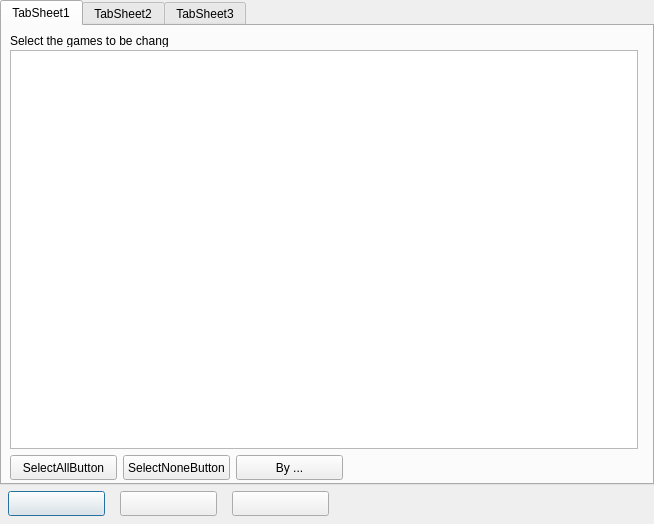
<?xml version="1.0" encoding="UTF-8"?>
<ui version="4.0">
  <class>ResetProfilesForm</class>
  <widget class="QDialog" name="ResetProfilesForm">
    <property name="geometry"><rect><x>0</x><y>0</y><width>654</width><height>524</height></rect></property>
    <property name="windowTitle"><string>ResetProfilesForm</string></property>
    <property name="vclBorderStyle" stdset="0"><string notr="true">bsDialog</string></property>
    <property name="vclPosition" stdset="0"><string notr="true">poOwnerFormCenter</string></property>
    <property name="vclKeyPreview" stdset="0"><bool>true</bool></property>
    <property name="vclDesignWidth" stdset="0"><number>654</number></property>
    <property name="vclDesignHeight" stdset="0"><number>524</number></property>
    <widget class="QTabWidget" name="PageControl">
      <property name="geometry"><rect><x>0</x><y>0</y><width>654</width><height>485</height></rect></property>
      <property name="vclAlign" stdset="0"><string notr="true">alTop</string></property>
      <property name="vclAnchors" stdset="0"><string notr="true">akLeft,akTop,akRight,akBottom</string></property>
      <property name="currentIndex"><number>0</number></property>
      <widget class="QWidget" name="TabSheet1">
        <attribute name="title"><string>TabSheet1</string></attribute>
        <property name="vclDesignWidth" stdset="0"><number>646</number></property>
        <property name="vclDesignHeight" stdset="0"><number>457</number></property>
        <widget class="QLabel" name="InfoLabel1">
          <property name="geometry"><rect><x>8</x><y>8</y><width>158</width><height>13</height></rect></property>
          <property name="text"><string>Select the games to be changed:</string></property>
          <property name="textFormat"><enum>Qt::PlainText</enum></property>
          <property name="alignment"><set>Qt::AlignLeft|Qt::AlignTop</set></property>
          <property name="vclAutoSize" stdset="0"><bool>true</bool></property>
        </widget>
        <widget class="QListWidget" name="ListBox">
          <property name="geometry"><rect><x>8</x><y>24</y><width>628</width><height>399</height></rect></property>
          <property name="vclAnchors" stdset="0"><string notr="true">akLeft,akTop,akRight,akBottom</string></property>
          <property name="vclCheckList" stdset="0"><bool>true</bool></property>
        </widget>
        <widget class="QPushButton" name="SelectAllButton">
          <property name="geometry"><rect><x>8</x><y>429</y><width>107</width><height>25</height></rect></property>
          <property name="vclAnchors" stdset="0"><string notr="true">akLeft,akBottom</string></property>
          <property name="text"><string>SelectAllButton</string></property>
          <property name="autoDefault"><bool>false</bool></property>
          <property name="vclOnClick" stdset="0"><string notr="true">SelectButtonClick</string></property>
        </widget>
        <widget class="QPushButton" name="SelectNoneButton">
          <property name="geometry"><rect><x>121</x><y>429</y><width>107</width><height>25</height></rect></property>
          <property name="vclAnchors" stdset="0"><string notr="true">akLeft,akBottom</string></property>
          <property name="tag" stdset="0"><number>1</number></property>
          <property name="text"><string>SelectNoneButton</string></property>
          <property name="autoDefault"><bool>false</bool></property>
          <property name="vclOnClick" stdset="0"><string notr="true">SelectButtonClick</string></property>
        </widget>
        <widget class="QPushButton" name="SelectGenreButton">
          <property name="geometry"><rect><x>234</x><y>429</y><width>107</width><height>25</height></rect></property>
          <property name="vclAnchors" stdset="0"><string notr="true">akLeft,akBottom</string></property>
          <property name="tag" stdset="0"><number>2</number></property>
          <property name="text"><string>By ...</string></property>
          <property name="autoDefault"><bool>false</bool></property>
          <property name="vclOnClick" stdset="0"><string notr="true">SelectButtonClick</string></property>
        </widget>
      </widget>
      <widget class="QWidget" name="TabSheet2">
        <attribute name="title"><string>TabSheet2</string></attribute>
        <property name="vclDesignWidth" stdset="0"><number>646</number></property>
        <property name="vclDesignHeight" stdset="0"><number>457</number></property>
        <widget class="QScrollArea" name="ScrollBox">
          <property name="geometry"><rect><x>0</x><y>0</y><width>646</width><height>457</height></rect></property>
          <property name="styleSheet"><string notr="true">#ScrollBox { background-color: palette(base); }</string></property>
          <property name="vclAlign" stdset="0"><string notr="true">alClient</string></property>
          <property name="frameShape"><enum>QFrame::NoFrame</enum></property>
          <property name="widgetResizable"><bool>false</bool></property>
          <property name="horizontalScrollBarPolicy"><enum>Qt::ScrollBarAlwaysOff</enum></property>
          <widget class="QWidget" name="ScrollBox_Contents">
            <property name="geometry"><rect><x>0</x><y>0</y><width>642</width><height>454</height></rect></property>
            <property name="vclScrollContents" stdset="0"><bool>true</bool></property>
            <property name="vclDesignWidth" stdset="0"><number>642</number></property>
            <property name="vclDesignHeight" stdset="0"><number>454</number></property>
            <widget class="QLabel" name="InfoLabel2">
              <property name="geometry"><rect><x>8</x><y>8</y><width>133</width><height>13</height></rect></property>
              <property name="text"><string>Select pages to be reseted:</string></property>
              <property name="textFormat"><enum>Qt::PlainText</enum></property>
              <property name="alignment"><set>Qt::AlignLeft|Qt::AlignTop</set></property>
              <property name="vclAutoSize" stdset="0"><bool>true</bool></property>
            </widget>
            <widget class="QListWidget" name="ListBox2">
              <property name="geometry"><rect><x>8</x><y>24</y><width>628</width><height>399</height></rect></property>
              <property name="vclAnchors" stdset="0"><string notr="true">akLeft,akTop,akRight,akBottom</string></property>
              <property name="vclCheckList" stdset="0"><bool>true</bool></property>
            </widget>
            <widget class="QPushButton" name="SelectAllButton2">
              <property name="geometry"><rect><x>8</x><y>429</y><width>107</width><height>25</height></rect></property>
              <property name="vclAnchors" stdset="0"><string notr="true">akLeft,akBottom</string></property>
              <property name="tag" stdset="0"><number>3</number></property>
              <property name="text"><string>SelectAllButton</string></property>
              <property name="autoDefault"><bool>false</bool></property>
              <property name="vclOnClick" stdset="0"><string notr="true">SelectButtonClick</string></property>
            </widget>
            <widget class="QPushButton" name="SelectNoneButton2">
              <property name="geometry"><rect><x>121</x><y>429</y><width>107</width><height>25</height></rect></property>
              <property name="vclAnchors" stdset="0"><string notr="true">akLeft,akBottom</string></property>
              <property name="tag" stdset="0"><number>4</number></property>
              <property name="text"><string>SelectNoneButton</string></property>
              <property name="autoDefault"><bool>false</bool></property>
              <property name="vclOnClick" stdset="0"><string notr="true">SelectButtonClick</string></property>
            </widget>
          </widget>
        </widget>
      </widget>
      <widget class="QWidget" name="TabSheet3">
        <attribute name="title"><string>TabSheet3</string></attribute>
        <property name="vclDesignWidth" stdset="0"><number>646</number></property>
        <property name="vclDesignHeight" stdset="0"><number>457</number></property>
        <widget class="QRadioButton" name="RadioButtonTemplate">
          <property name="geometry"><rect><x>16</x><y>24</y><width>618</width><height>17</height></rect></property>
          <property name="vclAnchors" stdset="0"><string notr="true">akLeft,akTop,akRight</string></property>
          <property name="text"><string>Reset to template</string></property>
          <property name="checked"><bool>true</bool></property>
        </widget>
        <widget class="QComboBox" name="ComboBoxTemplate">
          <property name="geometry"><rect><x>32</x><y>47</y><width>602</width><height>21</height></rect></property>
          <property name="vclAnchors" stdset="0"><string notr="true">akLeft,akTop,akRight</string></property>
          <property name="editable"><bool>false</bool></property>
          <property name="maxVisibleItems"><number>8</number></property>
        </widget>
        <widget class="QRadioButton" name="RadioButtonAutoSetup">
          <property name="geometry"><rect><x>16</x><y>88</y><width>618</width><height>17</height></rect></property>
          <property name="vclAnchors" stdset="0"><string notr="true">akLeft,akTop,akRight</string></property>
          <property name="text"><string>Reset to auto setup template</string></property>
        </widget>
        <widget class="QComboBox" name="ComboBoxAutoSetup">
          <property name="geometry"><rect><x>32</x><y>111</y><width>602</width><height>21</height></rect></property>
          <property name="vclAnchors" stdset="0"><string notr="true">akLeft,akTop,akRight</string></property>
          <property name="editable"><bool>false</bool></property>
          <property name="maxVisibleItems"><number>8</number></property>
        </widget>
      </widget>
    </widget>
    <widget class="QPushButton" name="OKButton">
      <property name="geometry"><rect><x>8</x><y>491</y><width>97</width><height>25</height></rect></property>
      <property name="vclAnchors" stdset="0"><string notr="true">akLeft,akBottom</string></property>
      <property name="text"><string></string></property>
      <property name="autoDefault"><bool>false</bool></property>
      <property name="vclKind" stdset="0"><string notr="true">bkOK</string></property>
      <property name="default"><bool>true</bool></property>
      <property name="vclModalResult" stdset="0"><string notr="true">mrOk</string></property>
      <property name="vclOnClick" stdset="0"><string notr="true">OKButtonClick</string></property>
    </widget>
    <widget class="QPushButton" name="CancelButton">
      <property name="geometry"><rect><x>120</x><y>491</y><width>97</width><height>25</height></rect></property>
      <property name="vclAnchors" stdset="0"><string notr="true">akLeft,akBottom</string></property>
      <property name="text"><string></string></property>
      <property name="autoDefault"><bool>false</bool></property>
      <property name="vclKind" stdset="0"><string notr="true">bkCancel</string></property>
      <property name="vclCancel" stdset="0"><bool>true</bool></property>
      <property name="vclModalResult" stdset="0"><string notr="true">mrCancel</string></property>
    </widget>
    <widget class="QPushButton" name="HelpButton">
      <property name="geometry"><rect><x>232</x><y>491</y><width>97</width><height>25</height></rect></property>
      <property name="vclAnchors" stdset="0"><string notr="true">akLeft,akBottom</string></property>
      <property name="text"><string></string></property>
      <property name="autoDefault"><bool>false</bool></property>
      <property name="vclKind" stdset="0"><string notr="true">bkHelp</string></property>
      <property name="vclOnClick" stdset="0"><string notr="true">HelpButtonClick</string></property>
    </widget>
    <widget class="QMenu" name="PopupMenu">
      <property name="vclPopupMenu" stdset="0"><bool>true</bool></property>
    </widget>
  </widget>
  <tabstops>
    <tabstop>PageControl</tabstop>
    <tabstop>ListBox</tabstop>
    <tabstop>SelectAllButton</tabstop>
    <tabstop>SelectNoneButton</tabstop>
    <tabstop>SelectGenreButton</tabstop>
    <tabstop>ListBox2</tabstop>
    <tabstop>SelectAllButton2</tabstop>
    <tabstop>SelectNoneButton2</tabstop>
    <tabstop>RadioButtonTemplate</tabstop>
    <tabstop>ComboBoxTemplate</tabstop>
    <tabstop>RadioButtonAutoSetup</tabstop>
    <tabstop>ComboBoxAutoSetup</tabstop>
    <tabstop>OKButton</tabstop>
    <tabstop>CancelButton</tabstop>
    <tabstop>HelpButton</tabstop>
  </tabstops>
  <resources><include location="../../resources/dfend.qrc"/></resources>
  <connections/>
</ui>
